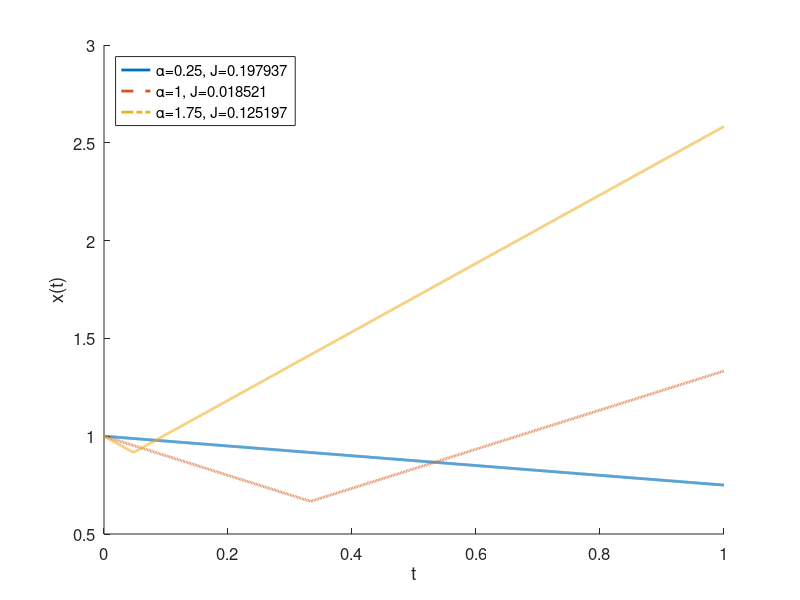

Here is the MATLAB script that generated this plot:
% Klaus Okkelberg
% ECE 6553, HW2
% P3b

% givens
alpha = [0.25, 1, 1.75];
x0 = 1;
% dynamics
f1 = -alpha;
f2 = alpha;
% optimal switching time
tau = min(1,(2-alpha)./(3*alpha));

% times
t = linspace(0,1,1e4)';
dt = t(2)-t(1);

% simulate system
x = zeros(numel(t),numel(alpha));
x(1,:) = x0;
for k = 1:numel(alpha)
    for idx = 2:numel(t)
        if t(idx)<tau(k)
            x(idx,k) = x(idx-1,k) + f1(k)*dt;
        else % t(idx)>=tau(k)
            x(idx,k) = x(idx-1,k) + f2(k)*dt;
        end
    end
end
% approximate cost
J = sum( 1/2*bsxfun(@minus,x,alpha).^2 * dt, 1 );

% plot figures
figure
set(gcf,'DefaultLineLineWidth',2)
set(gcf,'DefaultAxesFontSize',12)
linespec = {'-','--','-.'};
hold all
for idx = 1:numel(alpha)
    plot(t,x(:,idx),linespec{idx})
end
legend(arrayfun(@(x,y) sprintf('\\alpha=%g, J=%f',x,y),alpha,J,'uni',0),...
    'Location','NorthWest')
xlabel('t')
ylabel('x(t)')